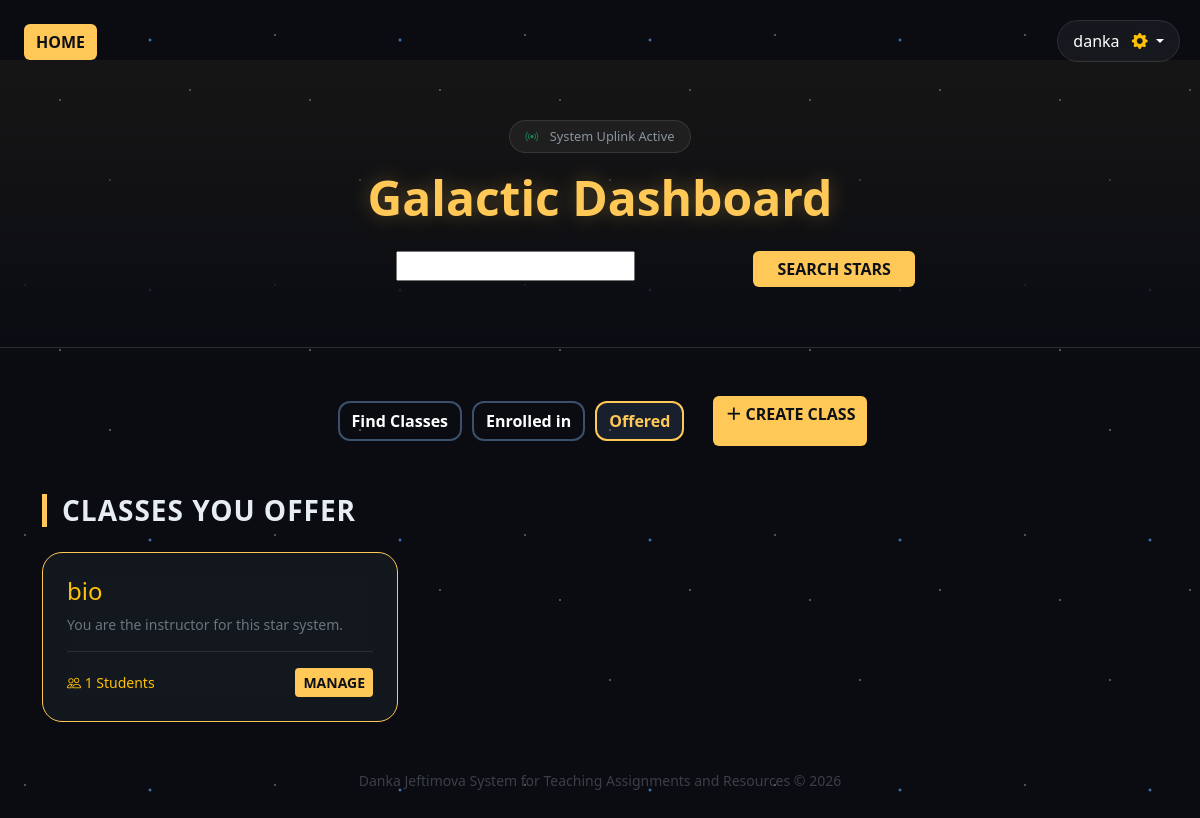
Page /classes/ (signed in) on the earlier database version.
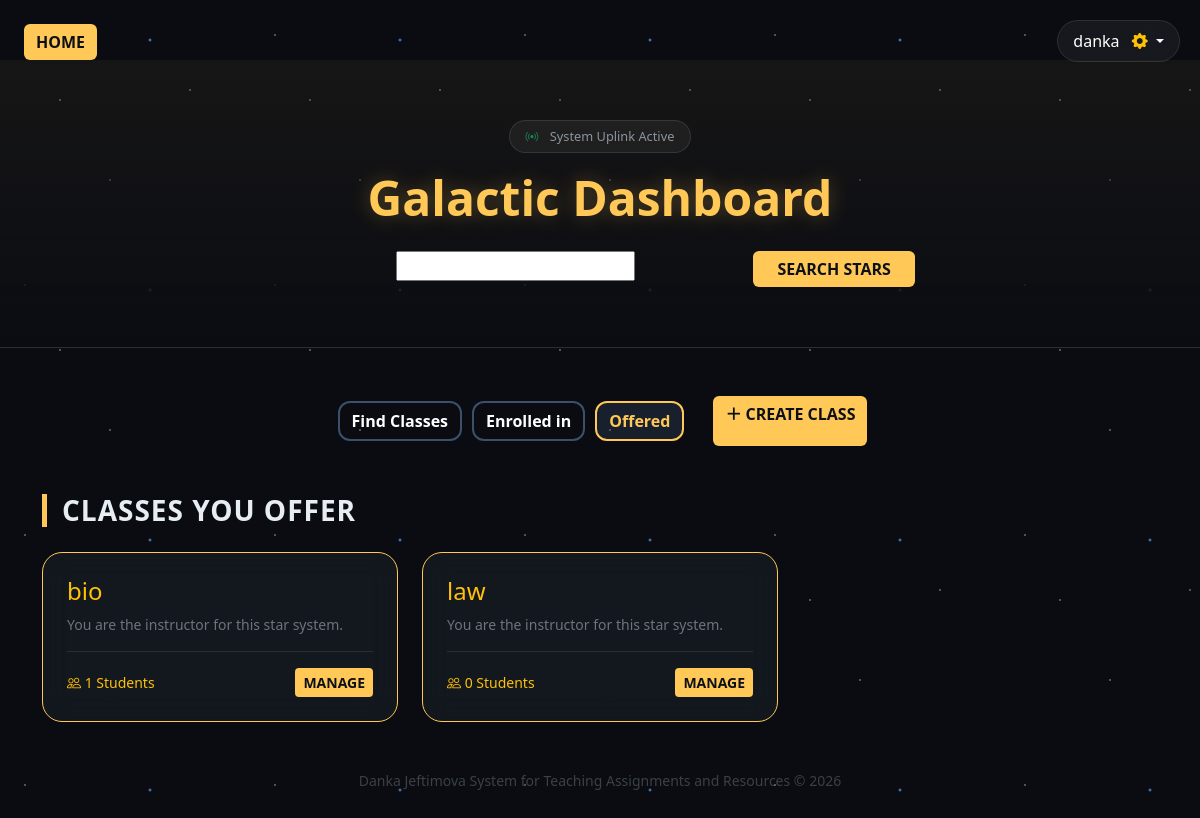
Same page on the later database version.
### classes/models.py (models this page shows, shortened)
class ClassModel(models.Model):
    name = models.CharField(max_length=200)
    description = models.TextField()
    author = models.ForeignKey(User, on_delete=models.CASCADE)
    tags = models.ManyToManyField(Tag, related_name="classes")
    students = models.ManyToManyField(User, related_name="enrolled_classes", blank=True)

### classes/views.py (the view, shortened to what this page needs)
# urls.py: path("", views.index, name="index"),
def index(request):
    user_classes = ClassModel.objects.filter(author=request.user)
    enrolled_classes = request.user.enrolled_classes.all()
    other_user_classes = ClassModel.objects.exclude(author=request.user).exclude(students=request.user)
    return render(request, "classes/index.html", {
        "user_classes": user_classes,
        "other_user_classes": other_user_classes,
        "enrolled_classes": enrolled_classes,
        "form": Search(),
    })

### classes/views.py
class Search(forms.Form):
    title = forms.CharField(label="title")

### classes/templates/classes/index.html (shortened to what this page needs)
{% load static %}
<!DOCTYPE html>
<html lang="en">
<head>
    <link href="https://cdn.jsdelivr.net/npm/bootstrap@5.3.0/dist/css/bootstrap.min.css" rel="stylesheet">
    <link rel="stylesheet" href="https://cdn.jsdelivr.net/npm/bootstrap-icons@1.11.1/font/bootstrap-icons.css">
</head>
<body>
    <br>
 <a href="{% url 'accounts:index' %}" class="btn btn-launch  ms-md-4">Home</a>
    <div class="dropdown" style="position: absolute; top: 20px; right: 20px; z-index: 1000;">
        <button class="user-profile-box dropdown-toggle" type="button" data-bs-toggle="dropdown" aria-expanded="false" style="padding: 8px 15px; border-radius: 30px; color: white;">
            <span class="me-2">{{ request.user.username }}</span>
            <i class="bi bi-gear-fill text-warning"></i>
        </button>
    </div>
    <header class="search-hero text-center">
        <div class="container">
            <div class="status-pill d-inline-block mb-3">
                <i class="bi bi-broadcast text-success me-2"></i> System Uplink Active
            </div>
            <h1 class="display-5 welcome-header mb-4">Galactic Dashboard</h1>
            <form method="post" action="{% url 'classes:index' %}" class="row g-2 justify-content-center">
                <div class="col-md-5">
                    {{ form.title }}
                </div>
                <div class="col-auto">
                    <button type="submit" class="btn btn-launch px-4">Search Stars</button>
                </div>
            </form>
        </div>
    </header>
    <main class="container mt-5">
        <div class="d-flex flex-wrap justify-content-center mb-5">
            <button onclick="all_classes()" class="btn btn-star-outline nav-btn">Find Classes</button>
            <button onclick="enrolled()" class="btn btn-star-outline nav-btn">Enrolled in</button>
            <button onclick="offered()" class="btn btn-star-outline nav-btn active">Offered</button>
            <a href="{% url 'classes:create_class' %}" class="btn btn-launch fw-bold ms-md-4">＋ Create Class</a>
        </div>
        <div id="manage"></div>
    </main>
    <div style="display: none;">
        <div id="offered" class="content-section">
            <h3 class="section-title">Classes You Offer</h3>
            <div class="row row-cols-1 row-cols-md-3 g-4">
                {% for one in user_classes %}
                    <div class="col">
                        <div class="class-card h-100 p-4" style="border-color: var(--accent-gold);">
                            <h4 class="text-warning">{{ one.name }}</h4>
                            <p class="text-secondary small">You are the instructor for this star system.</p>
                            <hr class="border-secondary">
                            <div class="d-flex justify-content-between align-items-center">
                                <span class="small text-warning"><i class="bi bi-people"></i> {{one.students.count}} Students</span>
                                <a href="{% url 'classes:manage_class' one.pk %}" class="btn btn-launch btn-sm">Manage</a>
                            </div>
                        </div>
                    </div>
                {% empty %}
                    <div class="col-12 text-center text-secondary">You aren't teaching any classes yet.</div>
                {% endfor %}
            </div>
        </div>
    </div>
    <footer class="text-center py-5 text-secondary small opacity-50">
        <p>Danka Jeftimova System for Teaching Assignments and Resources &copy; 2026</p>
    </footer>
</body>
</html>

### classes/templates/classes/index.html (style rules this page uses)
:root { --deep-space: #0a0c12; --panel-color: rgba(22, 27, 34, 0.8); --accent-gold: #ffc857; --star-white: #ffffff; --nebula-blue: #3a506b; --border-color: rgba(255, 255, 255, 0.1); }
body { background-color: var(--deep-space); color: #e6edf3; font-family: 'Segoe UI', Roboto, sans-serif; min-height: 100vh; background-image: radial-gradient(1px 1px at 25px 35px, var(--star-white), rgba(0,0,0,0)), radial-gradient(1.5px 1.5px at 60px 100px, #8b949e, rgba(0,0,0,0)), radial-gradient(1px 1px at 110px 180px, var(--star-white), rgba(0,0,0,0)), radial-gradient(2px 2px at 150px 40px, #58a6ff, rgba(0,0,0,0)), radial-gradient(1px 1px at 190px 90px, var(--star-white), rgba(0,0,0,0)); background-size: 250px 250px; animation: twinkle 8s infinite linear; padding-bottom: 50px; }
.search-hero { background: linear-gradient(180deg, rgba(255,200,87,0.05) 0%, var(--deep-space) 100%); padding: 60px 0; border-bottom: 1px solid var(--border-color); }
.welcome-header { color: var(--accent-gold); text-shadow: 0 0 20px rgba(255, 200, 87, 0.3); font-weight: 700; }
.btn-star-outline { border: 2px solid var(--nebula-blue); color: #fff; transition: all 0.3s ease; margin: 5px; font-weight: 600; border-radius: 12px; }
.btn-star-outline:hover, .btn-star-outline.active { background: rgba(58, 80, 107, 0.3); border-color: var(--accent-gold); color: var(--accent-gold); }
.btn-launch { background-color: var(--accent-gold); color: #0d1117; font-weight: 700; border: none; transition: all 0.3s ease; text-transform: uppercase; }
.class-card { background: var(--panel-color); border: 1px solid var(--border-color); border-radius: 20px; backdrop-filter: blur(15px); transition: transform 0.3s ease, border-color 0.3s ease; }
.section-title { border-left: 5px solid var(--accent-gold); padding-left: 15px; margin: 40px 0 25px 0; font-weight: bold; text-transform: uppercase; letter-spacing: 1px; }
.status-pill { background: rgba(255, 255, 255, 0.05); border: 1px solid var(--border-color); color: #8b949e; padding: 6px 16px; border-radius: 50px; font-size: 0.8rem; }
.user-profile-box { background: rgba(255, 255, 255, 0.05); border: 1px solid var(--border-color) !important; backdrop-filter: blur(10px); }

Differences in the rows shown:
added ClassModel: name "law", students.count "0"
